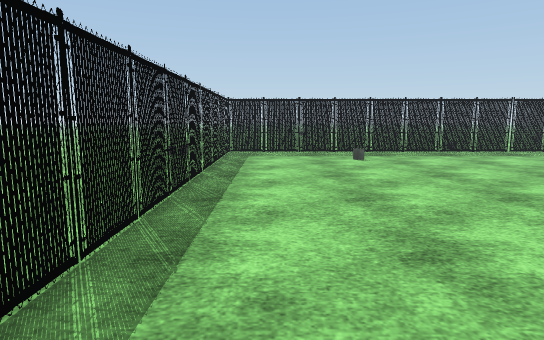
[1] (above)

20 first-person views from a walk through a Unity game level. The camera is 1.3 m above the floor, tilts 8° down and sees 75° across. The floor is counted in squares, 1 m on a side. Each view is taken from the middle of a square. On the plan, view 1 faces up. The plan holds only what a view shows up to about 15 squares ahead; the rest is blank. The place goes on beyond the plan. Some surface patterns are stand-ins.

[2]
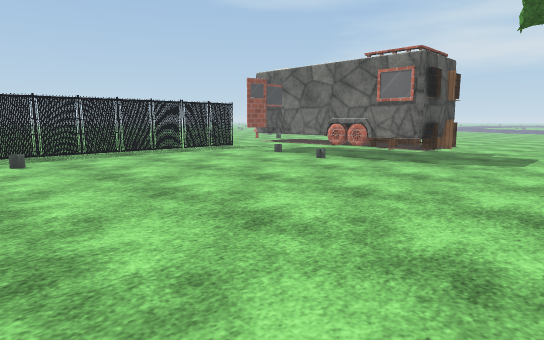

[3]
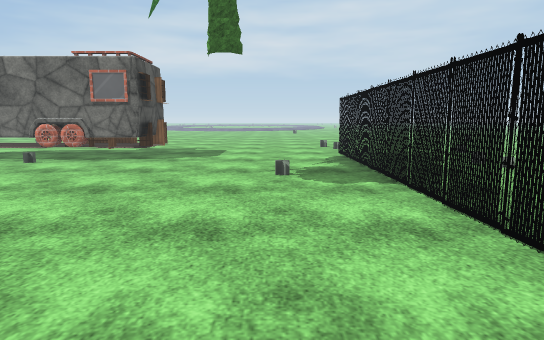

[4]
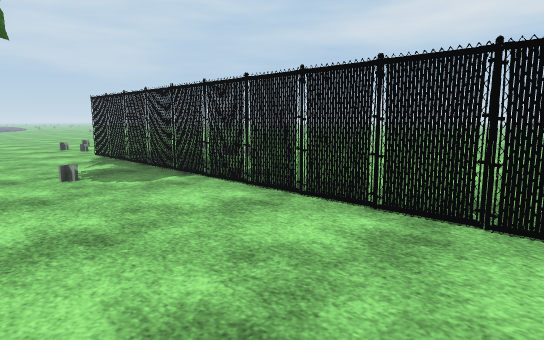

[5]
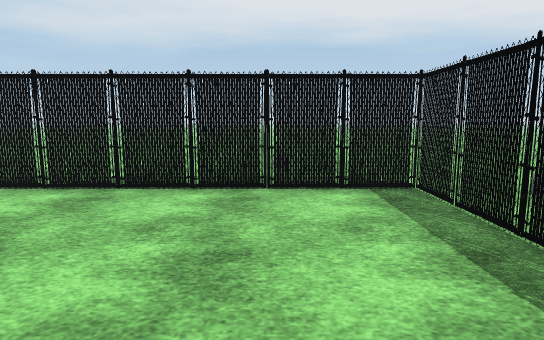

[6]
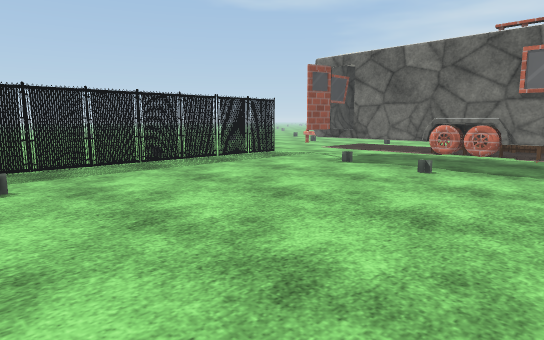

[7]
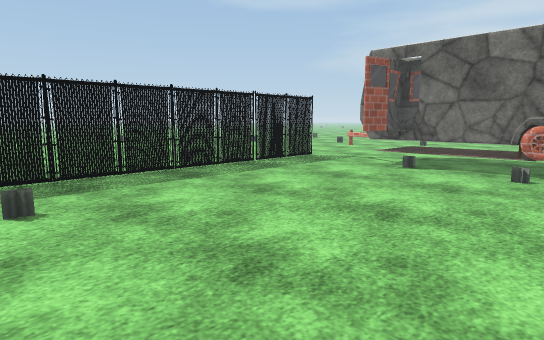

[8]
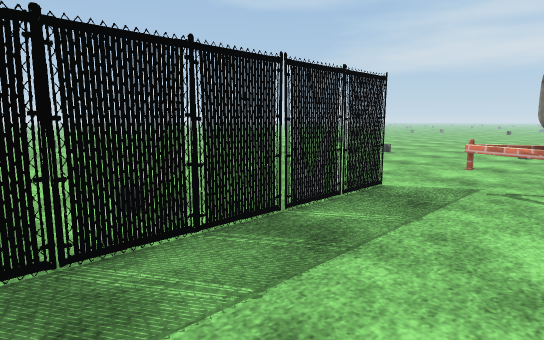

[9]
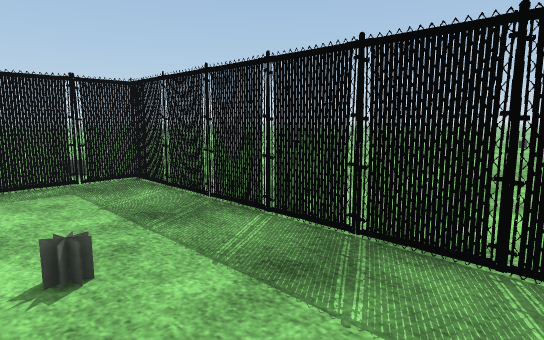

[10]
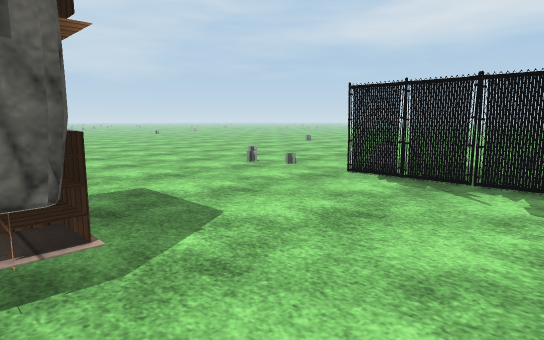

[11]
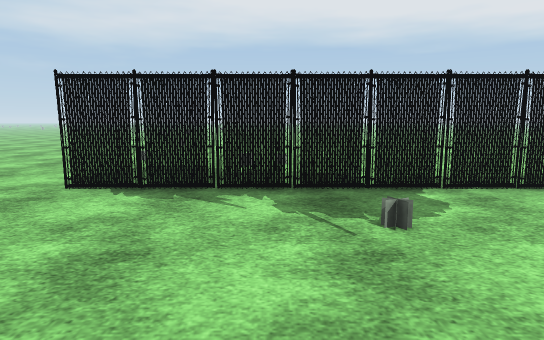

[12]
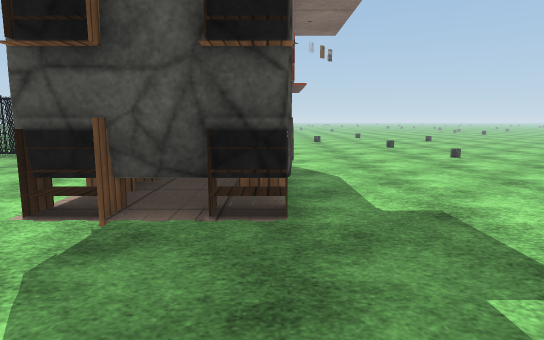

[13]
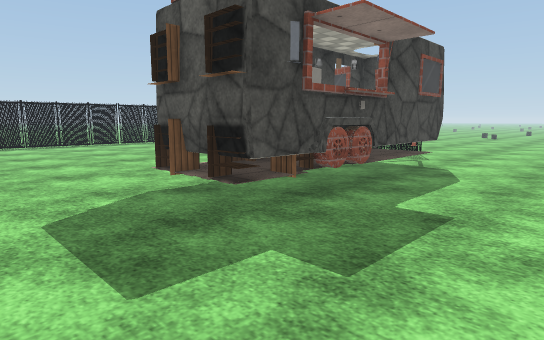

[14]
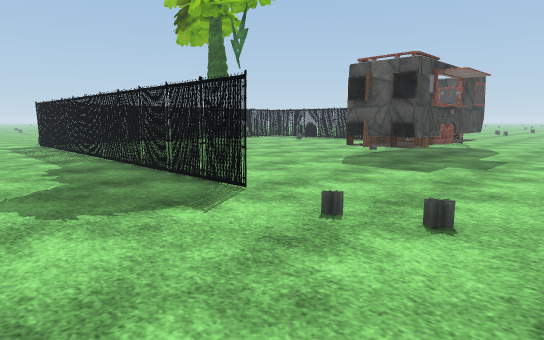

[15]
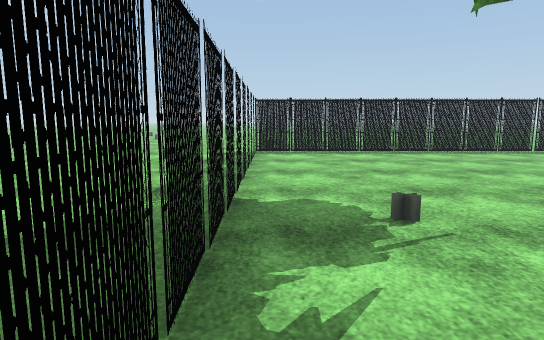

[16]
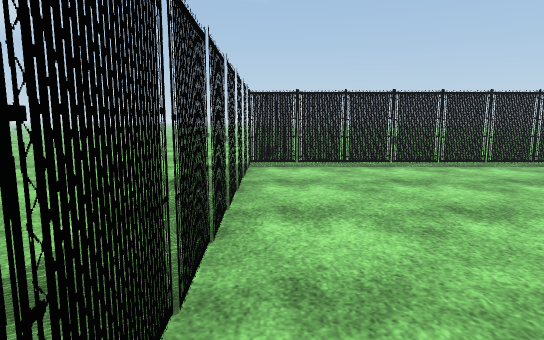

[17]
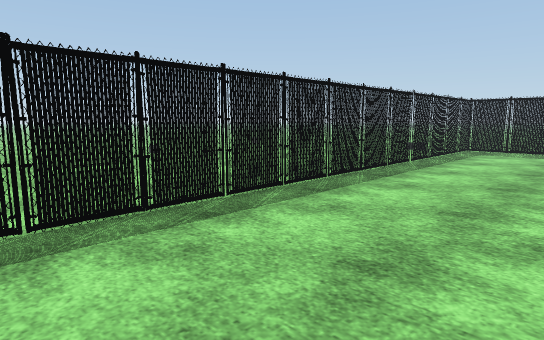

[18]
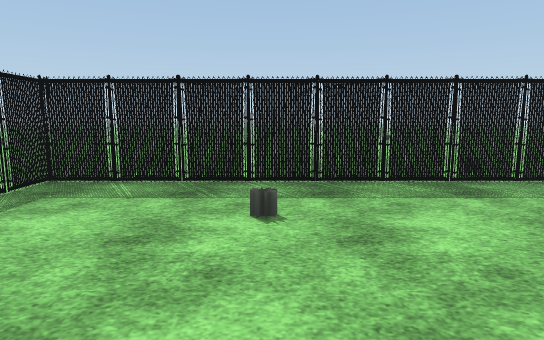

[19]
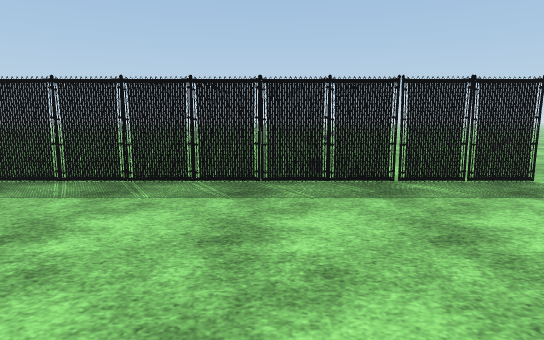

[20]
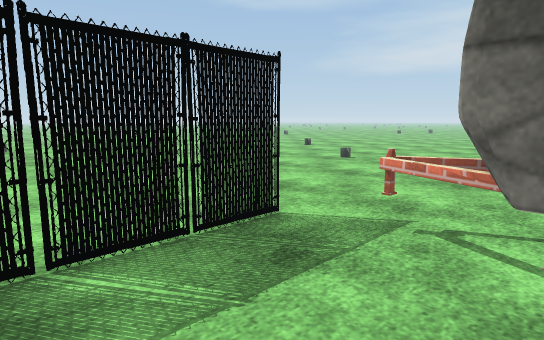

### Floor plan
Key: @ floor where view 1 was taken; # wall or solid block; x gap in a wall; . floor; = window, fence, low wall or low ledge; ^ raised ledge; T thing the floor can be seen under or through; C cabinet; O other object.
Columns run from 13 left of view 1 to 19 right of it. Each row starts with its distance up from view 1.
 18         .........................
 17         .........................
 16       ...........................
 15     .......=.....................
 14     .......================......
 13       .....=..............=......
 12      ......=.............TTT.....
 11      ......=............TT T.....
 10       .....=.............x^T.....
  9        ....=.............#^T.....
  8        ....=.............O^O.....
  7         ...=.............  O.....
  6         ...=.............C C....
  5       .....=.............CC#....
  4       .....=.............C#C....
  3     .......=.....................
  2     .......=.....................
  1 ...........=.....................
  0 ...........=.@...................
 -1      ......=.....................
 -2          ..=.....................
 -3         ...=================.....
 -4         .........................
 -5        ..........................
 -6        ..........................
 -7        ..........................

Positions as (right, up) in squares from view 1, and headings:
1: (0, 0), facing up
2: (1, 0), facing up-right
3: (0, 0), facing right
4: (0, 2), facing down-right
5: (1, 4), facing down
6: (2, 4), facing up-right
7: (2, 6), facing up-right
8: (6, 11), facing up-right
9: (6, 11), facing up-left
10: (9, 5), facing down-right
11: (10, 4), facing down
12: (14, 1), facing up
13: (18, 1), facing up-left
14: (19, -7), facing up-left
15: (13, -2), facing left
16: (9, -2), facing left
17: (3, -2), facing up-left
18: (3, 7), facing up
19: (7, 7), facing up
20: (9, 11), facing up-right
